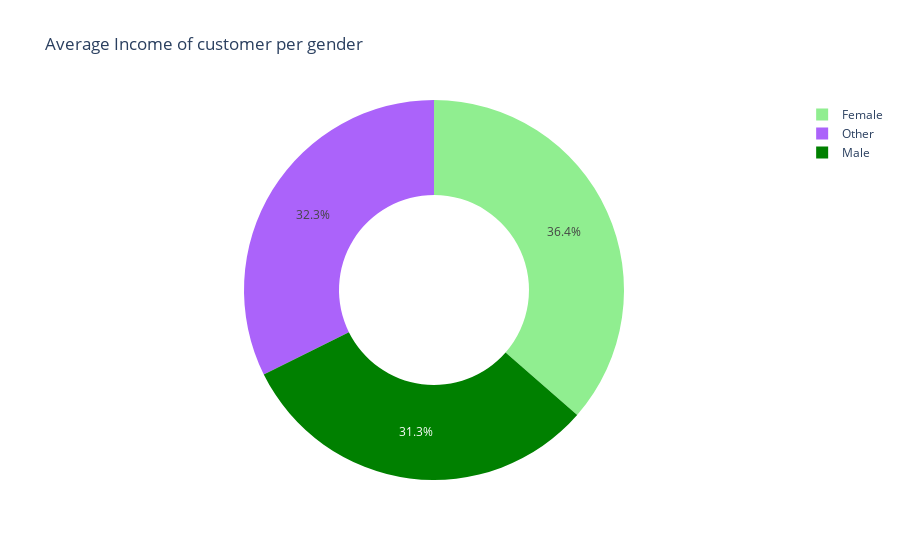

The notebook cell saved with this chart:
### Code cell
# For the customers who spend more; Who makes more income per year?
#We can see that, on average, male customers earn less than female customers do in a year. 
# We can see that, on average, male customers earn less than female customers do in a year. In fact,
# female customers earn more than the average income per year for all gender types. While female customers
# make, on average, around 71k a year, male customers make, on average, around 61k.
avg_i=result.groupby(['sex'], as_index=False)['income'].mean().round(0)

fig = px.pie(avg_i, values='income' ,color='sex', names='sex',title='Average Income of customer per gender',
             labels={"sex":"Gender", "income":"Average Income"},hole=0.5,
             color_discrete_map={'Male':'green',
                                 'Female':'lightgreen',
                                 'Unknown':'#8c564b'})


# fig.update_traces(textposition='inside')
# fig.update_layout(uniformtext_minsize=12, uniformtext_mode='hide')
fig.show()
fig.write_html("avgsexinc.html")
                                                             #We can see that, on average, male customers earn less than female customers do in a year. 
# We can see that, on average, male customers earn less than female customers do in a year. In fact,
# female customers earn more than the average income per year for all gender types. While female customers
# make, on average, around 71k a year, male customers make, on average, around 61k.

### Figure 1 — Plotly figure (JSON) as saved in the notebook; plotly's stock layout.template omitted (floating-point values rounded to 4 significant figures)
{"data": [{"customdata": [["Female"], ["Male"], ["Other"]], "domain": {"x": [0, 1], "y": [0, 1]}, "hole": 0.5, "hovertemplate": "Gender=%{customdata[0]}<br>Average Income=%{value}<extra></extra>", "labels": ["Female", "Male", "Other"], "legendgroup": "", "marker": {"colors": ["lightgreen", "green", "#ab63fa"]}, "name": "", "showlegend": true, "type": "pie", "values": [71306, 61195, 63288]}], "layout": {"autosize": true, "legend": {"tracegroupgap": 0}, "title": {"text": "Average Income of customer per gender"}}}
